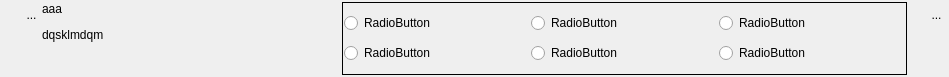
<?xml version="1.0" encoding="UTF-8"?>
<ui version="4.0">
 <class>Widget4a6RadioButton</class>
 <widget class="QWidget" name="Widget4a6RadioButton">
  <property name="geometry">
   <rect>
    <x>0</x>
    <y>0</y>
    <width>949</width>
    <height>77</height>
   </rect>
  </property>
  <property name="sizePolicy">
   <sizepolicy hsizetype="Expanding" vsizetype="Minimum">
    <horstretch>0</horstretch>
    <verstretch>0</verstretch>
   </sizepolicy>
  </property>
  <property name="minimumSize">
   <size>
    <width>0</width>
    <height>0</height>
   </size>
  </property>
  <property name="maximumSize">
   <size>
    <width>16777215</width>
    <height>160</height>
   </size>
  </property>
  <property name="windowTitle">
   <string>Form</string>
  </property>
  <layout class="QHBoxLayout" name="horizontalLayout_2">
   <property name="spacing">
    <number>0</number>
   </property>
   <property name="leftMargin">
    <number>0</number>
   </property>
   <property name="topMargin">
    <number>2</number>
   </property>
   <property name="rightMargin">
    <number>0</number>
   </property>
   <property name="bottomMargin">
    <number>2</number>
   </property>
   <item>
    <layout class="QVBoxLayout" name="verticalLayout_3">
     <property name="spacing">
      <number>0</number>
     </property>
     <item>
      <layout class="QHBoxLayout" name="horizontalLayout">
       <property name="spacing">
        <number>0</number>
       </property>
       <property name="sizeConstraint">
        <enum>QLayout::SetFixedSize</enum>
       </property>
       <item>
        <spacer name="horizontalSpacer_3">
         <property name="orientation">
          <enum>Qt::Horizontal</enum>
         </property>
         <property name="sizeType">
          <enum>QSizePolicy::Fixed</enum>
         </property>
         <property name="sizeHint" stdset="0">
          <size>
           <width>21</width>
           <height>20</height>
          </size>
         </property>
        </spacer>
       </item>
       <item>
        <widget class="MonBoutonValide" name="RBValide">
         <property name="minimumSize">
          <size>
           <width>21</width>
           <height>25</height>
          </size>
         </property>
         <property name="maximumSize">
          <size>
           <width>21</width>
           <height>25</height>
          </size>
         </property>
         <property name="focusPolicy">
          <enum>Qt::ClickFocus</enum>
         </property>
         <property name="toolTip">
          <string>Affiche le rapport de validation du mot-clef</string>
         </property>
         <property name="styleSheet">
          <string notr="true">border : 0px</string>
         </property>
         <property name="text">
          <string>...</string>
         </property>
         <property name="icon">
          <iconset>
           <normaloff>../Editeur/icons/ast-green-ball.png</normaloff>../Editeur/icons/ast-green-ball.png</iconset>
         </property>
         <property name="iconSize">
          <size>
           <width>25</width>
           <height>25</height>
          </size>
         </property>
        </widget>
       </item>
      </layout>
     </item>
     <item>
      <spacer name="verticalSpacer">
       <property name="orientation">
        <enum>Qt::Vertical</enum>
       </property>
       <property name="sizeHint" stdset="0">
        <size>
         <width>20</width>
         <height>5</height>
        </size>
       </property>
      </spacer>
     </item>
    </layout>
   </item>
   <item>
    <widget class="MonLabelClic" name="label">
     <property name="sizePolicy">
      <sizepolicy hsizetype="Fixed" vsizetype="Preferred">
       <horstretch>0</horstretch>
       <verstretch>0</verstretch>
      </sizepolicy>
     </property>
     <property name="minimumSize">
      <size>
       <width>300</width>
       <height>25</height>
      </size>
     </property>
     <property name="maximumSize">
      <size>
       <width>178</width>
       <height>16777215</height>
      </size>
     </property>
     <property name="frameShape">
      <enum>QFrame::NoFrame</enum>
     </property>
     <property name="text">
      <string>&lt;html&gt;&lt;head/&gt;&lt;body&gt;&lt;p&gt;aaa&lt;/p&gt;&lt;p&gt;dqsklmdqm&lt;/p&gt;&lt;/body&gt;&lt;/html&gt;</string>
     </property>
     <property name="scaledContents">
      <bool>false</bool>
     </property>
     <property name="alignment">
      <set>Qt::AlignLeading|Qt::AlignLeft|Qt::AlignTop</set>
     </property>
    </widget>
   </item>
   <item>
    <widget class="QFrame" name="frame">
     <property name="sizePolicy">
      <sizepolicy hsizetype="Minimum" vsizetype="Preferred">
       <horstretch>0</horstretch>
       <verstretch>0</verstretch>
      </sizepolicy>
     </property>
     <property name="frameShape">
      <enum>QFrame::Box</enum>
     </property>
     <layout class="QGridLayout" name="gridLayout">
      <property name="leftMargin">
       <number>1</number>
      </property>
      <property name="topMargin">
       <number>0</number>
      </property>
      <property name="rightMargin">
       <number>1</number>
      </property>
      <property name="bottomMargin">
       <number>0</number>
      </property>
      <property name="horizontalSpacing">
       <number>1</number>
      </property>
      <property name="verticalSpacing">
       <number>0</number>
      </property>
      <item row="0" column="0">
       <widget class="QRadioButton" name="radioButton_1">
        <property name="sizePolicy">
         <sizepolicy hsizetype="MinimumExpanding" vsizetype="Fixed">
          <horstretch>0</horstretch>
          <verstretch>0</verstretch>
         </sizepolicy>
        </property>
        <property name="text">
         <string>RadioButton</string>
        </property>
       </widget>
      </item>
      <item row="0" column="1">
       <widget class="QRadioButton" name="radioButton_2">
        <property name="sizePolicy">
         <sizepolicy hsizetype="MinimumExpanding" vsizetype="Fixed">
          <horstretch>0</horstretch>
          <verstretch>0</verstretch>
         </sizepolicy>
        </property>
        <property name="text">
         <string>RadioButton</string>
        </property>
       </widget>
      </item>
      <item row="0" column="2">
       <widget class="QRadioButton" name="radioButton_3">
        <property name="sizePolicy">
         <sizepolicy hsizetype="MinimumExpanding" vsizetype="Fixed">
          <horstretch>0</horstretch>
          <verstretch>0</verstretch>
         </sizepolicy>
        </property>
        <property name="text">
         <string>RadioButton</string>
        </property>
       </widget>
      </item>
      <item row="1" column="0">
       <widget class="QRadioButton" name="radioButton_4">
        <property name="sizePolicy">
         <sizepolicy hsizetype="MinimumExpanding" vsizetype="Fixed">
          <horstretch>0</horstretch>
          <verstretch>0</verstretch>
         </sizepolicy>
        </property>
        <property name="text">
         <string>RadioButton</string>
        </property>
       </widget>
      </item>
      <item row="1" column="1">
       <widget class="QRadioButton" name="radioButton_5">
        <property name="sizePolicy">
         <sizepolicy hsizetype="MinimumExpanding" vsizetype="Fixed">
          <horstretch>0</horstretch>
          <verstretch>0</verstretch>
         </sizepolicy>
        </property>
        <property name="text">
         <string>RadioButton</string>
        </property>
       </widget>
      </item>
      <item row="1" column="2">
       <widget class="QRadioButton" name="radioButton_6">
        <property name="sizePolicy">
         <sizepolicy hsizetype="MinimumExpanding" vsizetype="Fixed">
          <horstretch>0</horstretch>
          <verstretch>0</verstretch>
         </sizepolicy>
        </property>
        <property name="text">
         <string>RadioButton</string>
        </property>
       </widget>
      </item>
     </layout>
    </widget>
   </item>
   <item>
    <layout class="QVBoxLayout" name="verticalLayout_2">
     <item>
      <spacer name="horizontalSpacer_4">
       <property name="orientation">
        <enum>Qt::Horizontal</enum>
       </property>
       <property name="sizeType">
        <enum>QSizePolicy::Maximum</enum>
       </property>
       <property name="sizeHint" stdset="0">
        <size>
         <width>10</width>
         <height>20</height>
        </size>
       </property>
      </spacer>
     </item>
     <item>
      <spacer name="verticalSpacer_2">
       <property name="orientation">
        <enum>Qt::Vertical</enum>
       </property>
       <property name="sizeHint" stdset="0">
        <size>
         <width>17</width>
         <height>40</height>
        </size>
       </property>
      </spacer>
     </item>
    </layout>
   </item>
   <item>
    <layout class="QVBoxLayout" name="verticalLayout_4">
     <item>
      <widget class="QToolButton" name="RBPoubelle">
       <property name="minimumSize">
        <size>
         <width>25</width>
         <height>25</height>
        </size>
       </property>
       <property name="maximumSize">
        <size>
         <width>25</width>
         <height>25</height>
        </size>
       </property>
       <property name="focusPolicy">
        <enum>Qt::StrongFocus</enum>
       </property>
       <property name="toolTip">
        <string>Détruit le mot-clef</string>
       </property>
       <property name="styleSheet">
        <string notr="true">border : 0px</string>
       </property>
       <property name="text">
        <string>...</string>
       </property>
       <property name="icon">
        <iconset>
         <normaloff>../Editeur/icons/deleteRond.png</normaloff>../Editeur/icons/deleteRond.png</iconset>
       </property>
       <property name="iconSize">
        <size>
         <width>25</width>
         <height>25</height>
        </size>
       </property>
      </widget>
     </item>
     <item>
      <spacer name="verticalSpacer_3">
       <property name="orientation">
        <enum>Qt::Vertical</enum>
       </property>
       <property name="sizeHint" stdset="0">
        <size>
         <width>20</width>
         <height>40</height>
        </size>
       </property>
      </spacer>
     </item>
    </layout>
   </item>
  </layout>
 </widget>
 <customwidgets>
  <customwidget>
   <class>MonBoutonValide</class>
   <extends>QToolButton</extends>
   <header>monBoutonValide.h</header>
  </customwidget>
  <customwidget>
   <class>MonLabelClic</class>
   <extends>QLabel</extends>
   <header>monLabelClic.h</header>
  </customwidget>
 </customwidgets>
 <tabstops>
  <tabstop>radioButton_1</tabstop>
  <tabstop>radioButton_4</tabstop>
  <tabstop>RBPoubelle</tabstop>
 </tabstops>
 <resources/>
 <connections/>
</ui>
